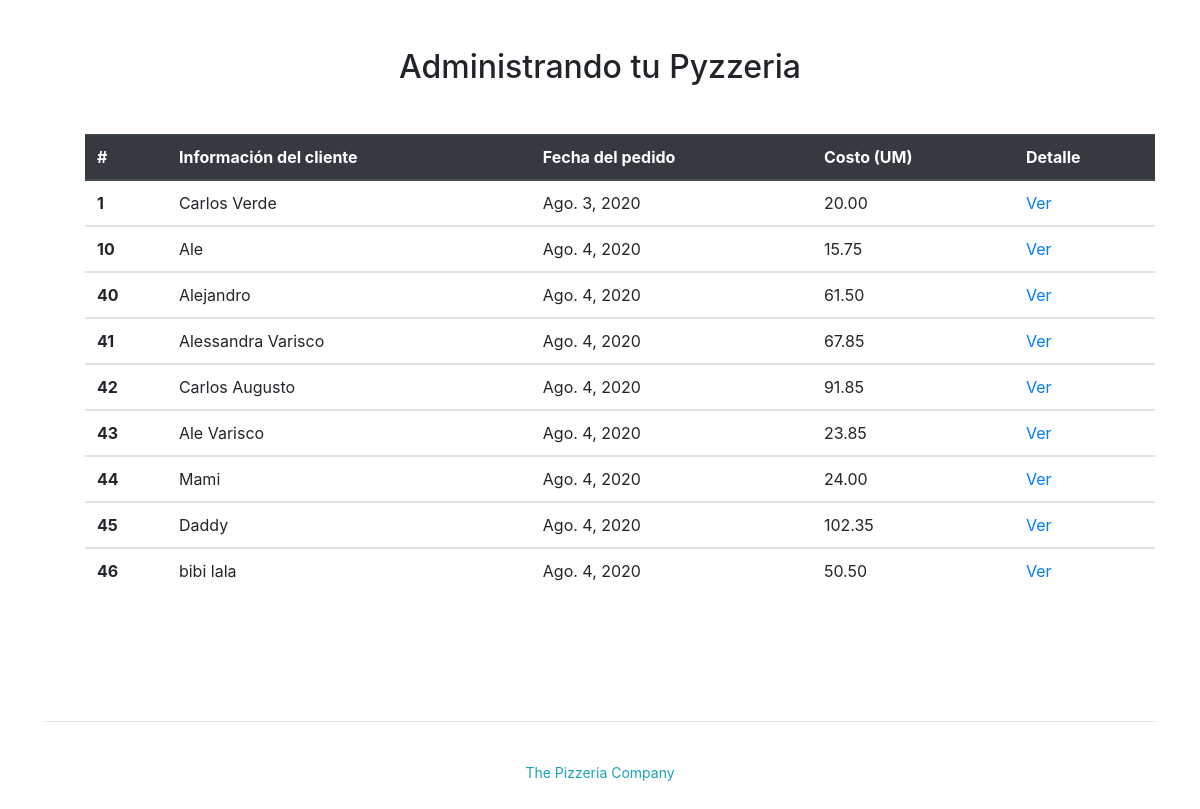
Before: /pedidos/administracion/ with the older database file.
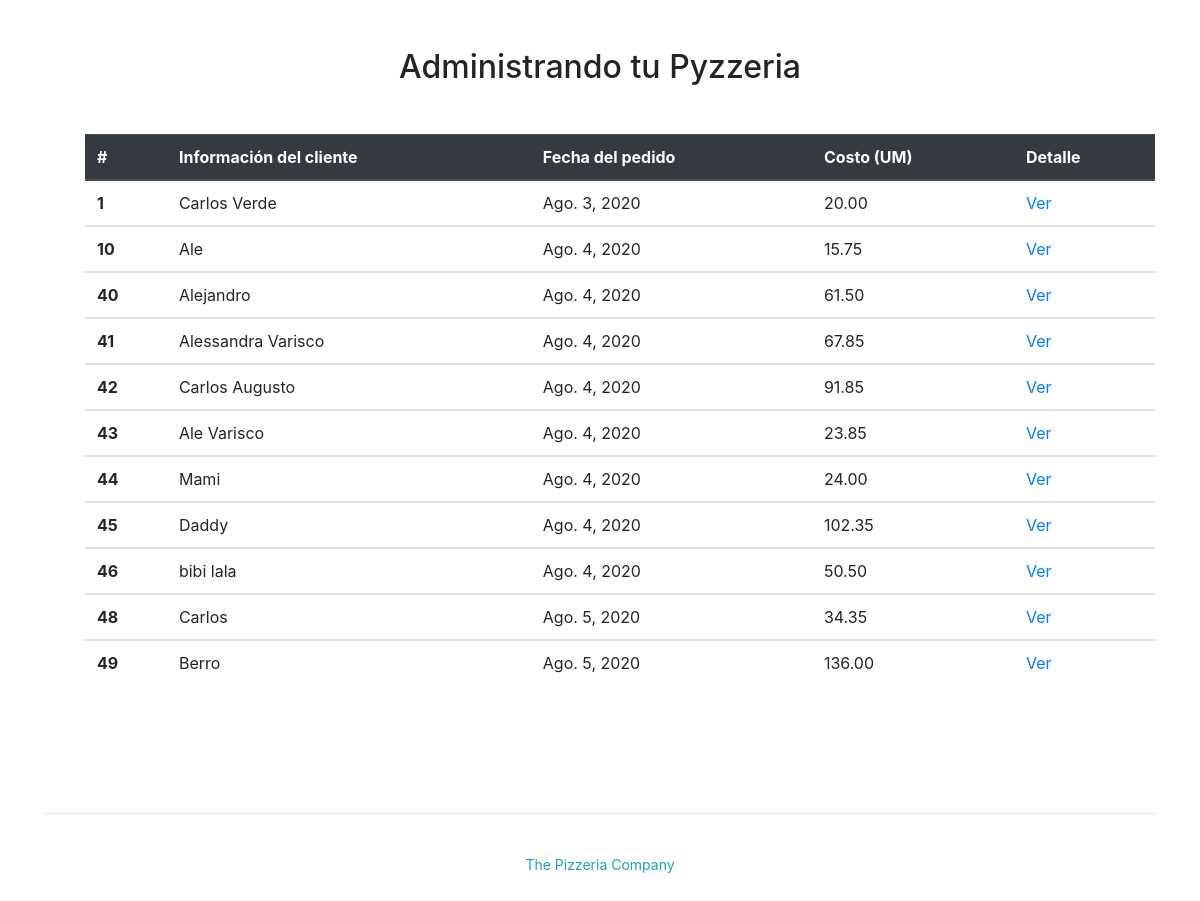
After: the same page with the newer database file.
### pedidos/models.py (models this page shows, shortened)
class Pedido(models.Model):
    pedido_id = models.AutoField(primary_key=True)
    fecha_pedido = models.DateField('Fecha pedido')
    nombre_cliente = models.CharField(max_length=200)
    def costo_total(self):
        cont = 0
        for tot in self.pizza_set.all():
            cont = cont + tot.costo()
        return cont

class Pizza(models.Model):
    pizza_id = models.AutoField(primary_key=True)
    pedido_id = models.ForeignKey(Pedido, on_delete=models.DO_NOTHING)
    tamano_id = models.ForeignKey(Tamano, on_delete=models.DO_NOTHING)
    def costo(self):
        cont = 0
        for ing in self.pizza_ingrediente_set.all().filter()[0:]:
            cont = cont + ing.ingrediente_id.get_costo()
        return cont + self.tamano_id.get_costo()

class Tamano(models.Model):
    tamano_id = models.AutoField(primary_key=True)
    nombre_tamano = models.CharField(max_length=200)
    costo_tamano = models.DecimalField(max_digits=10, decimal_places=2)
    def get_costo(self):
        return self.costo_tamano

class Pizza_Ingrediente(models.Model):
    id = models.AutoField(primary_key=True)
    pizza_id = models.ForeignKey(Pizza, on_delete=models.DO_NOTHING, default=1)
    ingrediente_id = models.ForeignKey(Ingrediente, on_delete=models.DO_NOTHING, default=1)

class Ingrediente(models.Model):
    ingrediente_id = models.AutoField(primary_key=True)
    nombre_ingrediente = models.CharField(max_length=200)
    costo_ingrediente = models.DecimalField(max_digits=10, decimal_places=2, default=0)
    def get_costo(self):
        return self.costo_ingrediente

### pedidos/views.py (the view)
# urls.py: path('administracion/', views.admin, name='administracion'),
def admin(request):
    pedidos = list()
    pedidos_list = Pedido.objects.order_by('fecha_pedido')[0:]
    for pl in pedidos_list:
        pizzas = pl.pizza_set.all()
        if pizzas:
            pedidos.append(pl)
    return render(request, 'pedidos/administracion.html', {'pedidos_list': pedidos})

### pedidos/templates/pedidos/administracion.html (shortened to what this page needs)
<html>
    <head>
       {% load bootstrap4 %}
       {% bootstrap_css %}
    </head>
    <body>
<div class="container py-5">
    <div class="row">
        <div class="col-md-12">
            <h2 class="text-center mb-5">Administrando tu Pyzzeria</h2>
            <div>
                {% if pedidos_list %}
                    <ul>
                    <table class="table">
                        <thead class="thead-dark">
                        <tr>
                            <th scope="col">#</th>
                            <th scope="col">Información del cliente</th>
                            <th scope="col">Fecha del pedido</th>
                            <th scope="col">Costo (UM)</th>
                            <th scope="col">Detalle</th>
                        </tr>
                        </thead>
                        {% for pedido in pedidos_list %}
                        <tbody>
                        <tr>
                            <th scope="row">{{pedido.pedido_id}}</th>
                            <td>{{pedido.nombre_cliente}}</td>
                            <td>{{pedido.fecha_pedido}}</td>
                            <td>{{pedido.costo_total}}</td>
                            <td><a href="{% url 'pedidos:detalle' pedido.pedido_id %}">Ver</a></td>
                        </tr>
                        </tbody>
                        {% endfor %}
                    </table>
                    </ul>
                {% else %}
                    <p>No hay pedidos disponibles.</p>
                {% endif %}
            </div>
        <br><br><br><br>
        </div>
    </div>
    <hr>
    <p class="text-center"><br>
        <a class="small text-info d-inline-block" >The Pizzeria Company</a>
    </p>
</div>
    </body>
  </html>

Changed rows visible on the page:
added Pedido: pedido_id "48", nombre_cliente "Carlos", fecha_pedido "Ago. 5, 2020", costo_total "34.35"
added Pedido: pedido_id "49", nombre_cliente "Berro", fecha_pedido "Ago. 5, 2020", costo_total "136.00"
